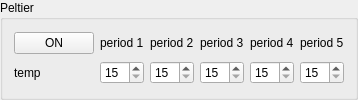
                  <widget class="QGroupBox" name="Peltiergroup">
                   <property name="title">
                    <string>Peltier</string>
                   </property>
                   <layout class="QHBoxLayout" name="horizontalLayout">
                    <item>
                     <layout class="QGridLayout" name="peltier_grid">
                      <item row="3" column="1">
                       <widget class="QSpinBox" name="peltinput1">
                        <property name="minimum">
                         <number>15</number>
                        </property>
                        <property name="maximum">
                         <number>40</number>
                        </property>
                       </widget>
                      </item>
                      <item row="0" column="1">
                       <widget class="QLabel" name="peltlabel1">
                        <property name="text">
                         <string>period 1</string>
                        </property>
                       </widget>
                      </item>
                      <item row="3" column="3">
                       <widget class="QSpinBox" name="peltinput3">
                        <property name="minimum">
                         <number>15</number>
                        </property>
                        <property name="maximum">
                         <number>40</number>
                        </property>
                       </widget>
                      </item>
                      <item row="3" column="0">
                       <widget class="QLabel" name="templabel">
                        <property name="text">
                         <string>temp</string>
                        </property>
                       </widget>
                      </item>
                      <item row="3" column="4">
                       <widget class="QSpinBox" name="peltinput4">
                        <property name="minimum">
                         <number>15</number>
                        </property>
                        <property name="maximum">
                         <number>40</number>
                        </property>
                       </widget>
                      </item>
                      <item row="0" column="3">
                       <widget class="QLabel" name="peltlabel3">
                        <property name="text">
                         <string>period 3</string>
                        </property>
                       </widget>
                      </item>
                      <item row="0" column="0">
                       <widget class="QPushButton" name="protpeltierbutton">
                        <property name="text">
                         <string>ON</string>
                        </property>
                        <property name="checkable">
                         <bool>true</bool>
                        </property>
                       </widget>
                      </item>
                      <item row="3" column="2">
                       <widget class="QSpinBox" name="peltinput2">
                        <property name="minimum">
                         <number>15</number>
                        </property>
                        <property name="maximum">
                         <number>40</number>
                        </property>
                       </widget>
                      </item>
                      <item row="0" column="2">
                       <widget class="QLabel" name="peltlabel2">
                        <property name="text">
                         <string>period 2</string>
                        </property>
                       </widget>
                      </item>
                      <item row="0" column="4">
                       <widget class="QLabel" name="peltlabel4">
                        <property name="text">
                         <string>period 4</string>
                        </property>
                       </widget>
                      </item>
                      <item row="0" column="5">
                       <widget class="QLabel" name="peltlabel5">
                        <property name="text">
                         <string>period 5</string>
                        </property>
                       </widget>
                      </item>
                      <item row="3" column="5">
                       <widget class="QSpinBox" name="peltinput5">
                        <property name="minimum">
                         <number>15</number>
                        </property>
                        <property name="maximum">
                         <number>40</number>
                        </property>
                       </widget>
                      </item>
                     </layout>
                    </item>
                   </layout>
                  </widget>
